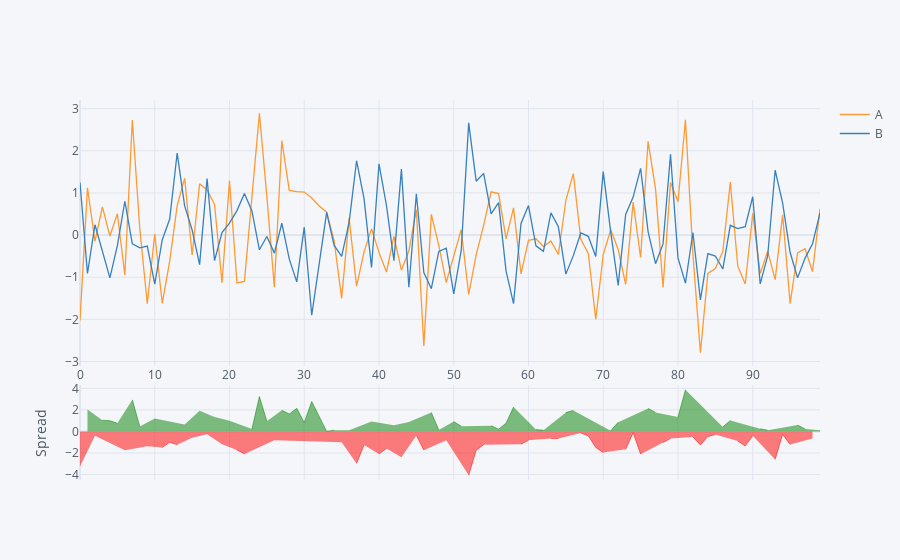

Write notebook code for a chart like this one.
### Code cell
df[['A','B']].iplot(kind='spread')
